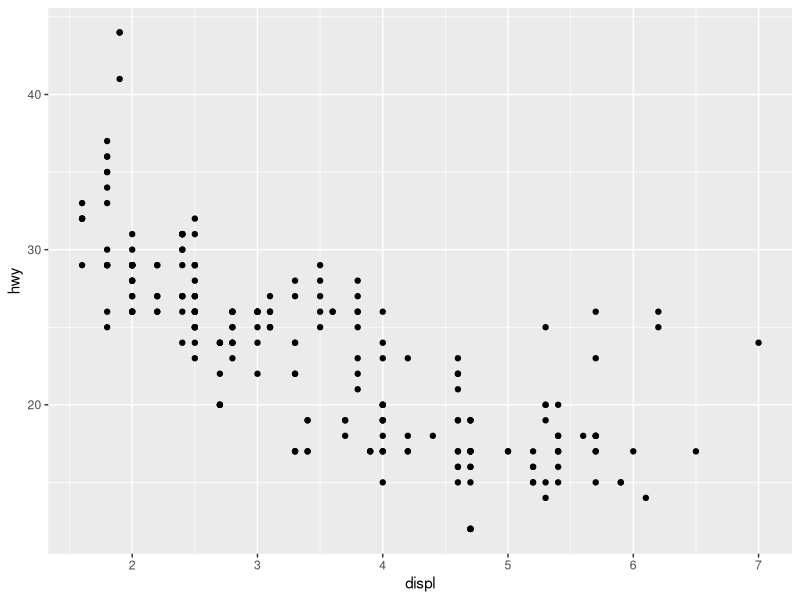
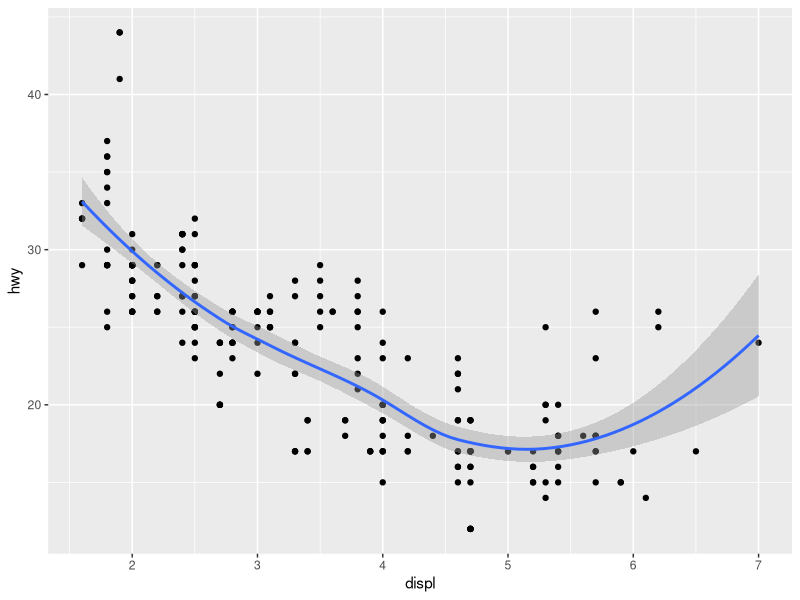
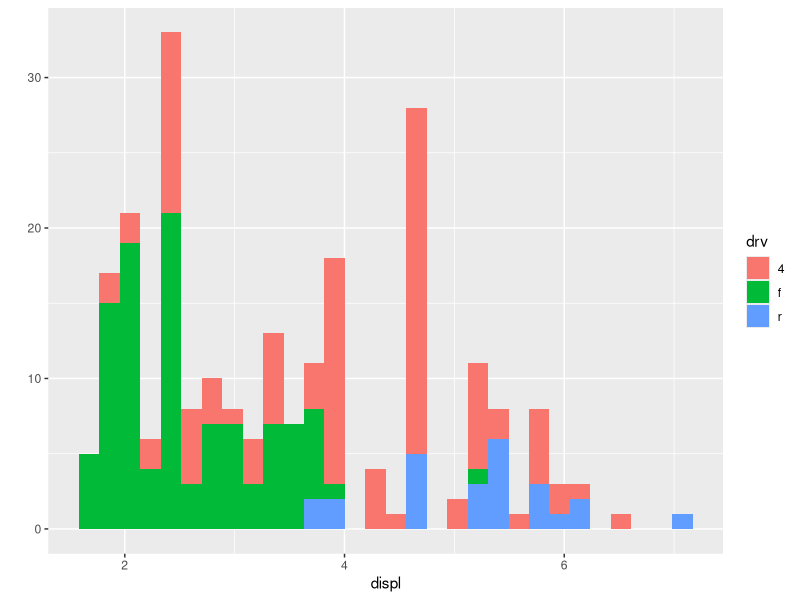
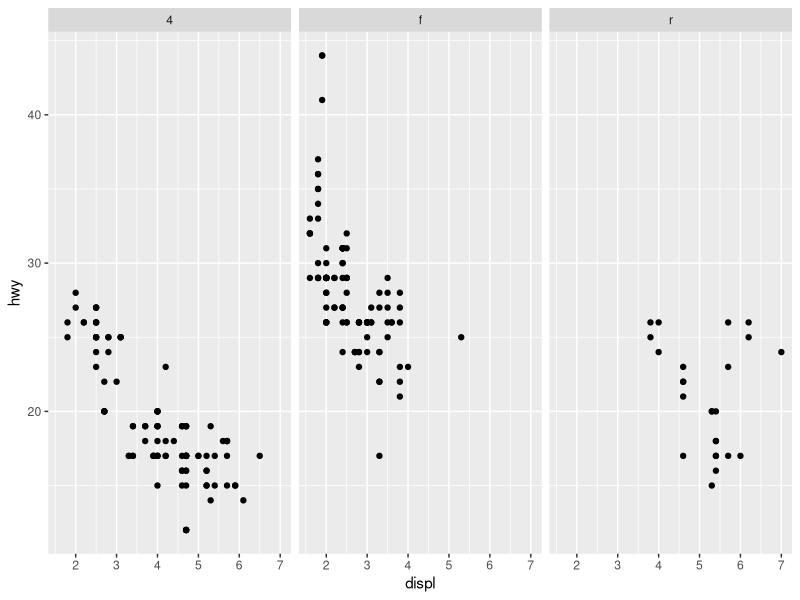
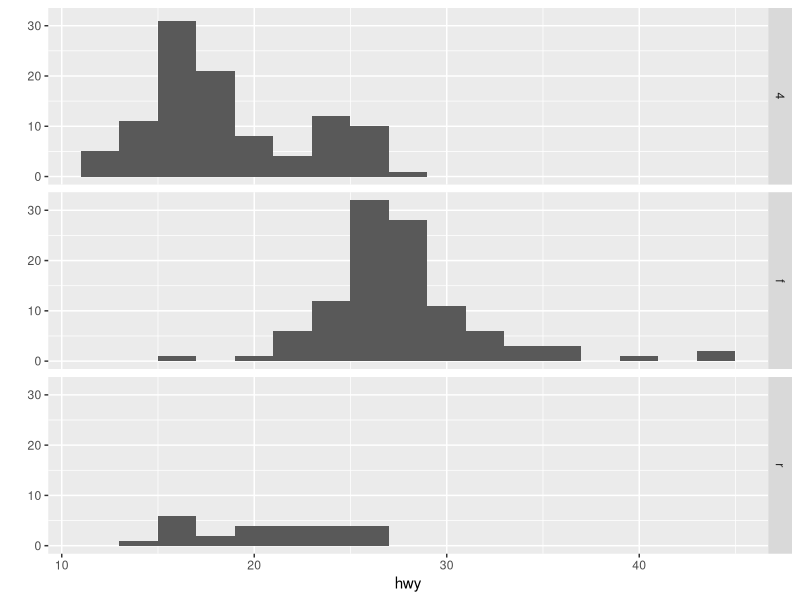
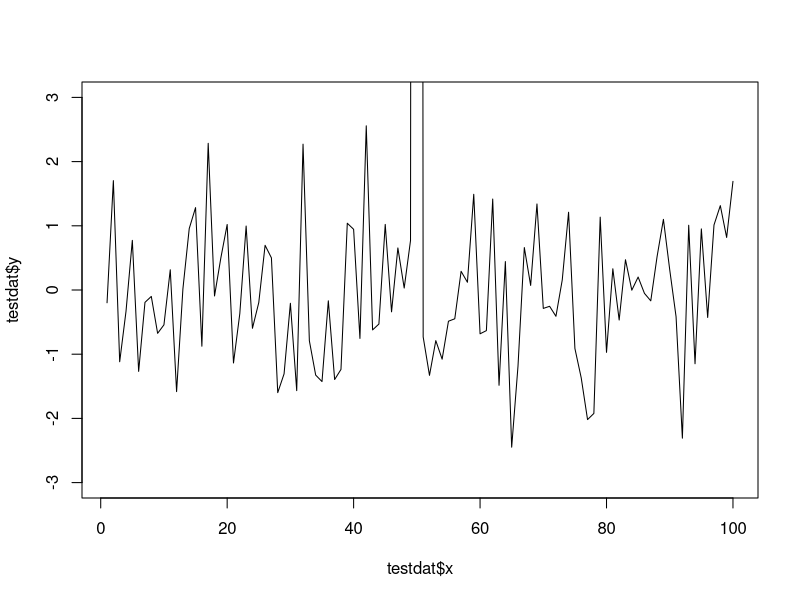
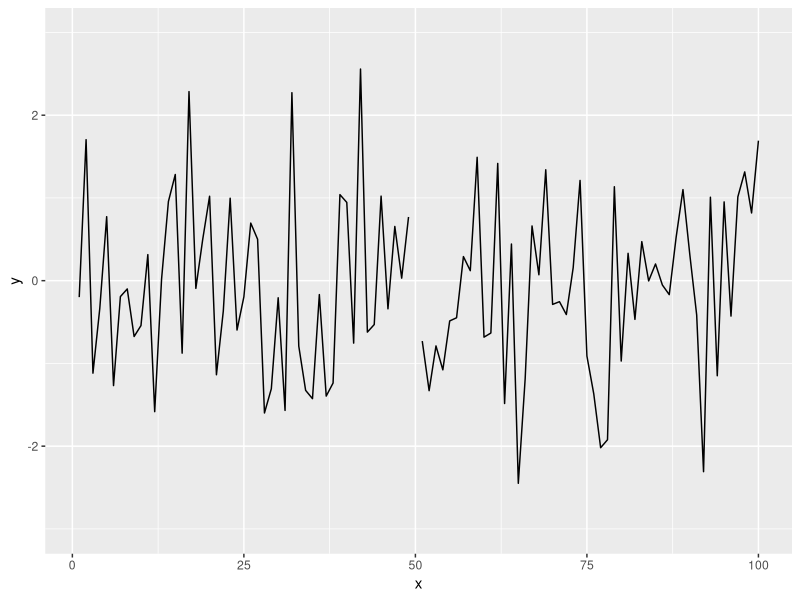
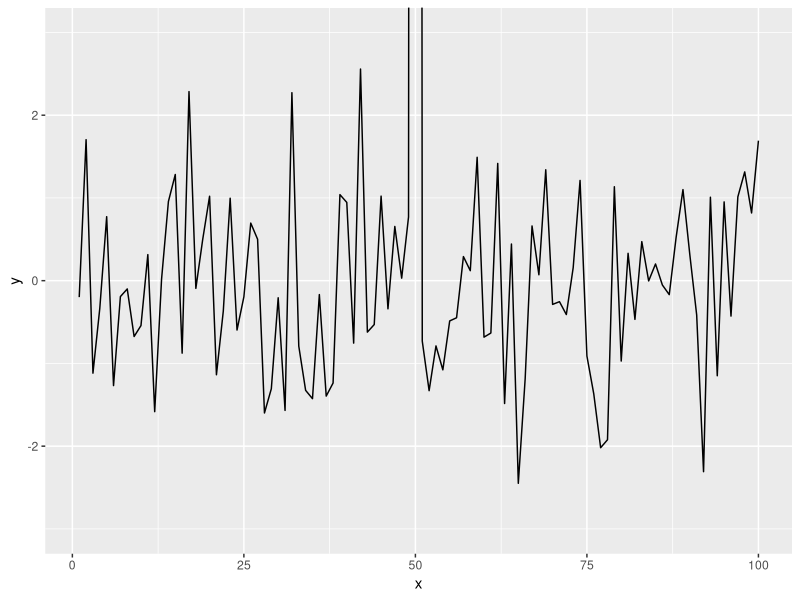

Write R code to recreate these figures, in order.
library(datasets)
library(ggplot2)
qplot(displ, hwy, data = mpg) ## plotting mpg data; first argument is x axis, second, y, third is the data frame
qplot(displ, hwy, data = mpg, geom = c("point", "smooth")) ##geom adds statistic, smooth adds a 95% CI as a grey zone
qplot(displ, data = mpg, fill = drv) ## specifying only one variable gives hist
qplot(displ, hwy, data = mpg, facets = .~ drv) ##facets separates out groups based on factors; the".~" expression splits in columns, the "." stands for 1 row
qplot(hwy, data = mpg, facets = drv ~., binwidth = 2) ## the "~." expression separates in rows
## the geom="density" makes a kernel plot
## shape = "..." defines the shape of the plotting characters based on factor variable
## to add a linear regression model: geom = c("point", "smooth"), method = "lm"
##facets splits the groups up
testdat <- data.frame(x = 1:100, y= rnorm(100))
testdat[50,2] <- 100 ##outlier!!
plot(testdat$x, testdat$y, type = "l", ylim = c(-3,3))
g <- ggplot(testdat, aes(x=x, y=y))
g+geom_line() + ylim(-3,3) ## when using this notation, the outlier is missing
g+geom_line() + coord_cartesian(ylim = c(-3,3)) ## only here outlier is included
